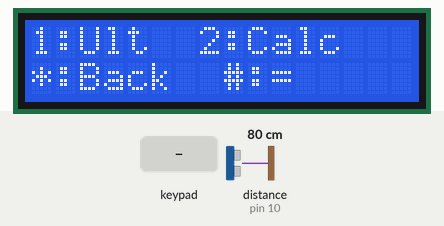
Simulated run of this sketch. Board: Arduino Uno, built with avr-gcc and run on an emulated ATmega328P. Parts: 16×2 character LCD. The test bench sets the inputs (shaded band); at power-on: distance to the obstacle (sensor on pin 10) 80 cm. The echo pulse lasts 58.3 µs per cm.

Above: at 1.3 s.
1.4 s: keypad keys 5 4 3 2 A pressed 0.4 s apart
At 4.1 s:
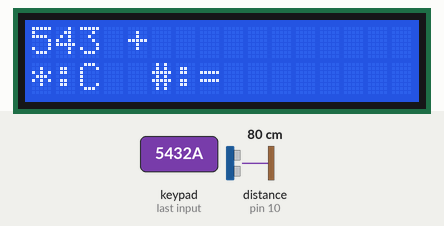
4.9 s: key '1' pressed
At 5.8 s:
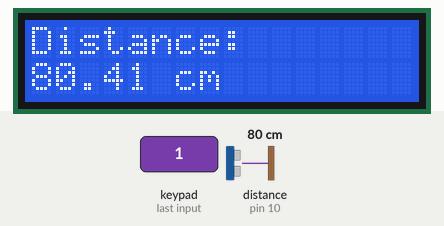
6.4 s: key '3' pressed
8.5 s: distance to the obstacle (sensor on pin 10) set to 299 cm
At 9.2 s:
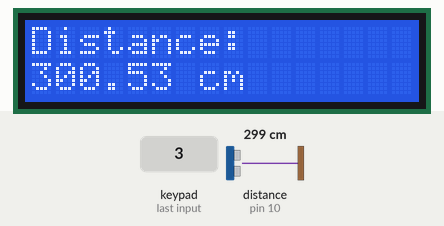
11.5 s: key '#' pressed
At 12.9 s:
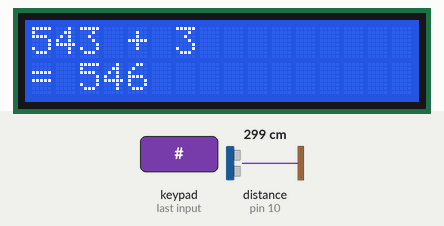
14.5 s: keypad keys 9 8 7 6 D pressed 0.4 s apart
At 16.5 s:
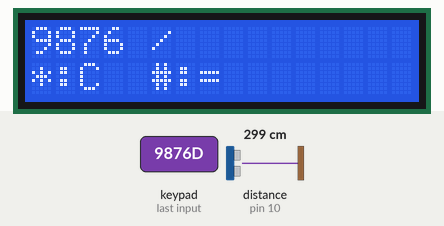
Timing chart, 0 to 18.0 s (numbered marks = the images above; inputs shaded):
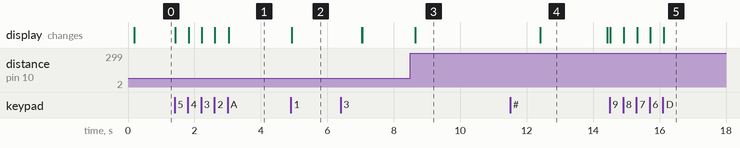

The sketch:

code.ino
```cpp
#include <Keypad.h>
#include <LiquidCrystal_I2C.h>
#include <Wire.h>

// Пины ультразвукового датчика
#define TRIG_PIN 11
#define ECHO_PIN 10

// Настройки дисплея LCD 16x2
LiquidCrystal_I2C lcd(0x27, 16, 2);

// Размерность клавиатуры
const int ROW_NUM = 4;
const int COLUMN_NUM = 4;

// Определение клавиш
char keys[ROW_NUM][COLUMN_NUM] = {
  {'1', '2', '3', 'A'},
  {'4', '5', '6', 'B'},
  {'7', '8', '9', 'C'},
  {'*', '0', '#', 'D'}
};

// Пины для клавиатуры
byte rowPins[ROW_NUM] = {9, 8, 7, 6};
byte colPins[COLUMN_NUM] = {5, 4, 3, 2};

// Объект клавиатуры
Keypad keypad = Keypad(makeKeymap(keys), rowPins, colPins, ROW_NUM, COLUMN_NUM);

// Переменные для калькулятора
String input = "";
int num1 = 0, num2 = 0;
char operation = 0;
bool enteringSecondNum = false;
bool showUltrasonic = false;

// Переменные для датчика расстояния
float duration, distance;

void setup() {
  Serial.begin(9600);
  delay(100);

  pinMode(TRIG_PIN, OUTPUT);
  pinMode(ECHO_PIN, INPUT);

  lcd.init();
  lcd.backlight();
  lcd.clear();
  showMainMenu();
}

void loop() {
  char key = keypad.getKey();

  if (showUltrasonic) {
    updateUltrasonic();
  }

  if (key) {
    handleKeyPress(key);
  }
}

// Отображение главного меню
void showMainMenu() {
  lcd.clear();
  lcd.setCursor(0, 0);
  lcd.print("1:Ult  2:Calc");
  lcd.setCursor(0, 1);
  lcd.print("*:Back  #:=");
}

// Обновление данных с ультразвукового датчика
void updateUltrasonic() {
  digitalWrite(TRIG_PIN, LOW);
  delayMicroseconds(5);
  digitalWrite(TRIG_PIN, HIGH);
  delayMicroseconds(10);
  digitalWrite(TRIG_PIN, LOW);

  duration = pulseIn(ECHO_PIN, HIGH);
  distance = duration / 58.0;

  lcd.clear();
  lcd.setCursor(0, 0);
  lcd.print("Distance:");
  lcd.setCursor(0, 1);
  lcd.print(distance);
  lcd.print(" cm");

  delay(500);
}

// Обработка нажатий клавиш
void handleKeyPress(char key) {
  if (key == '*') {  // Сброс калькулятора
    resetCalculator();
    showMainMenu();
  } else if (key == '#') {  // Вычисление
    calculate();
  } else if (key == '1') {  // Включение ультразвукового датчика
    showUltrasonic = true;
  } else if (key == '2') {  // Отключение ультразвукового датчика
    showUltrasonic = false;
    lcd.clear();
  } else {
    processCalculatorInput(key);
  }
}

// Обновление экрана калькулятора
void updateLCD() {
  lcd.clear();
  lcd.setCursor(0, 0);
  lcd.print(num1);
  if (operation) {
    lcd.print(" ");
    lcd.print(getOperatorSymbol(operation));
  }
  lcd.print(" ");
  lcd.print(input);

  lcd.setCursor(0, 1);
  lcd.print("*:C  #:=");
}

// Обработка ввода чисел и операций в калькуляторе
void processCalculatorInput(char key) {
  if (key >= '0' && key <= '9') {
    input += key;
  } else if (key == 'A' || key == 'B' || key == 'C' || key == 'D') {
    if (!enteringSecondNum && !input.isEmpty()) {
      num1 = input.toInt();
      operation = key;
      input = "";
      enteringSecondNum = true;
    }
  }
  updateLCD();
}

// Вычисление результата
void calculate() {
  if (enteringSecondNum && !input.isEmpty()) {
    num2 = input.toInt();
    lcd.clear();
    lcd.setCursor(0, 0);
    lcd.print(num1);
    lcd.print(" ");
    lcd.print(getOperatorSymbol(operation));
    lcd.print(" ");
    lcd.print(num2);

    lcd.setCursor(0, 1);
    lcd.print("= ");

    switch (operation) {
      case 'A': lcd.print(num1 + num2); break;
      case 'B': lcd.print(num1 - num2); break;
      case 'C': lcd.print(num1 * num2); break;
      case 'D':
        if (num2 != 0) lcd.print(num1 / num2);
        else lcd.print("Err");
        break;
    }

    delay(2000);
    resetCalculator();
  }
}

// Сброс калькулятора
void resetCalculator() {
  num1 = 0;
  num2 = 0;
  operation = 0;
  input = "";
  enteringSecondNum = false;
  showUltrasonic = false;
  showMainMenu();
}

// Получение символа операции
char getOperatorSymbol(char op) {
  switch (op) {
    case 'A': return '+';
    case 'B': return '-';
    case 'C': return '*';
    case 'D': return '/';
    default: return ' ';
  }
}
```

Measured:
- after the input at 1.4 s, the display: first changes at once (image 1 shows a later state)
- after the input at 4.9 s, the display: changes at once (image 2)
- after the input at 8.5 s, the display: changes after 0.15 s (image 3)
- after the input at 11.5 s, the display: changes after 0.90 s (image 4)
- after the input at 14.5 s, the display: first changes at once (image 5 shows a later state)
- what the display in image 4 shows lasts 2.0 s, from 12.4 s to 14.4 s
